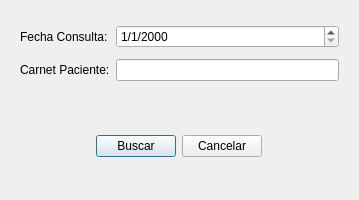
<?xml version="1.0" encoding="UTF-8"?>
<ui version="4.0">
 <class>Dialog</class>
 <widget class="QDialog" name="Dialog">
  <property name="geometry">
   <rect>
    <x>0</x>
    <y>0</y>
    <width>359</width>
    <height>200</height>
   </rect>
  </property>
  <property name="minimumSize">
   <size>
    <width>359</width>
    <height>200</height>
   </size>
  </property>
  <property name="maximumSize">
   <size>
    <width>359</width>
    <height>200</height>
   </size>
  </property>
  <property name="windowTitle">
   <string>SV Paciente Uegencia segun Fecha Consulta</string>
  </property>
  <property name="modal">
   <bool>true</bool>
  </property>
  <layout class="QVBoxLayout" name="verticalLayout">
   <item>
    <widget class="QWidget" name="widget" native="true">
     <layout class="QGridLayout" name="gridLayout">
      <item row="0" column="0">
       <widget class="QLabel" name="label_texto">
        <property name="text">
         <string>Fecha Consulta:</string>
        </property>
       </widget>
      </item>
      <item row="1" column="0">
       <widget class="QLabel" name="label">
        <property name="text">
         <string>Carnet Paciente:</string>
        </property>
       </widget>
      </item>
      <item row="1" column="1">
       <widget class="QLineEdit" name="carnet_paciente"/>
      </item>
      <item row="0" column="1">
       <widget class="QDateEdit" name="fecha_consulta">
        <property name="displayFormat">
         <string>d/M/yyyy</string>
        </property>
       </widget>
      </item>
     </layout>
    </widget>
   </item>
   <item alignment="Qt::AlignHCenter|Qt::AlignVCenter">
    <widget class="QWidget" name="widget_2" native="true">
     <layout class="QHBoxLayout" name="horizontalLayout">
      <item>
       <widget class="QPushButton" name="btn_accion">
        <property name="text">
         <string>Buscar</string>
        </property>
       </widget>
      </item>
      <item>
       <widget class="QPushButton" name="btn_cancelar">
        <property name="text">
         <string>Cancelar</string>
        </property>
       </widget>
      </item>
     </layout>
    </widget>
   </item>
  </layout>
 </widget>
 <resources/>
 <connections/>
</ui>
